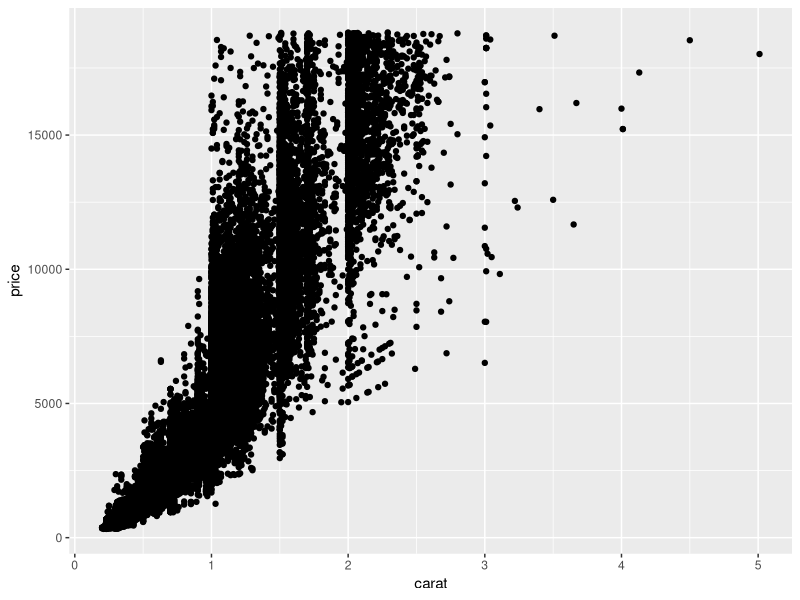
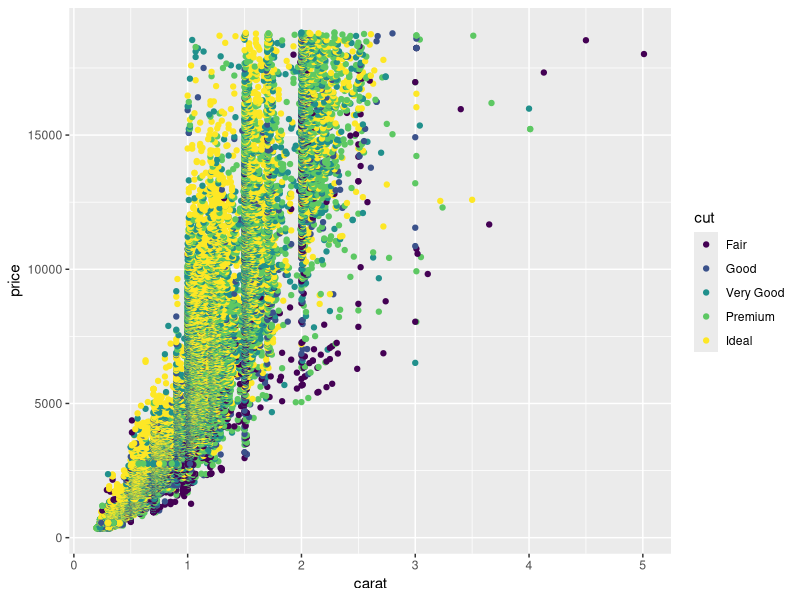
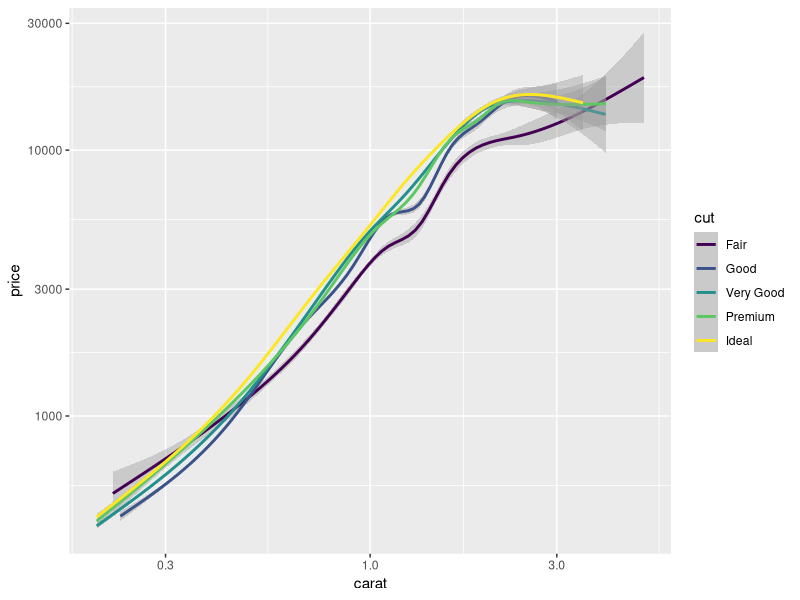
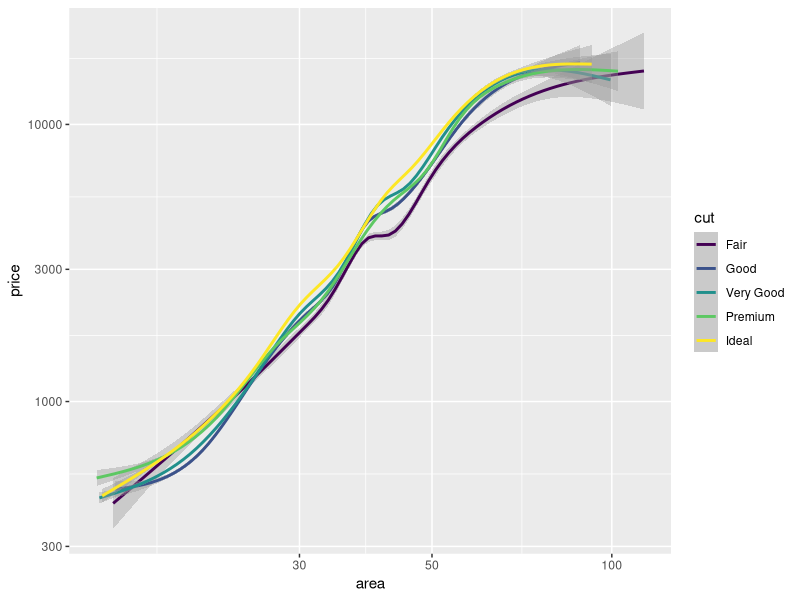
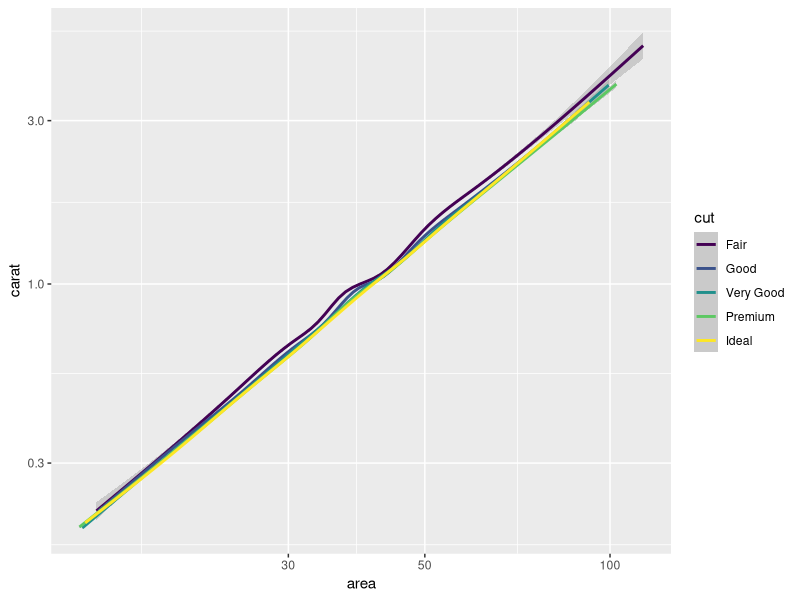
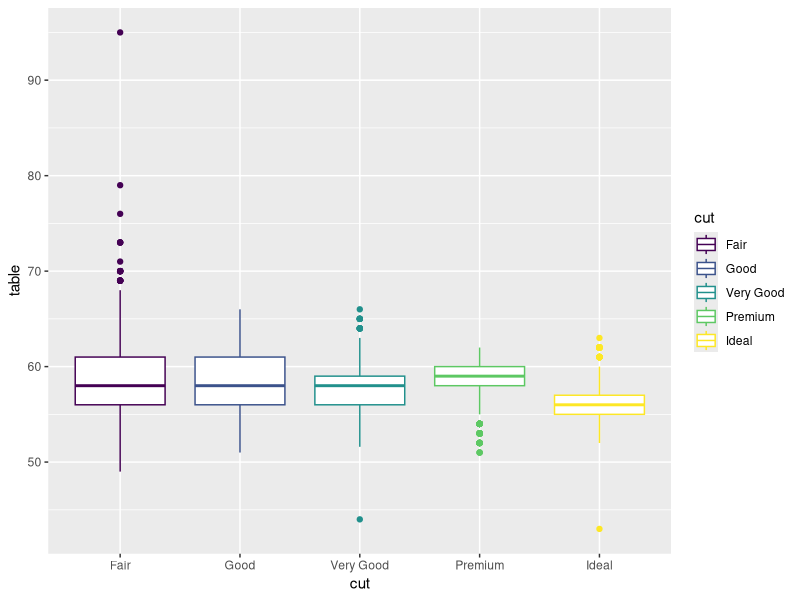
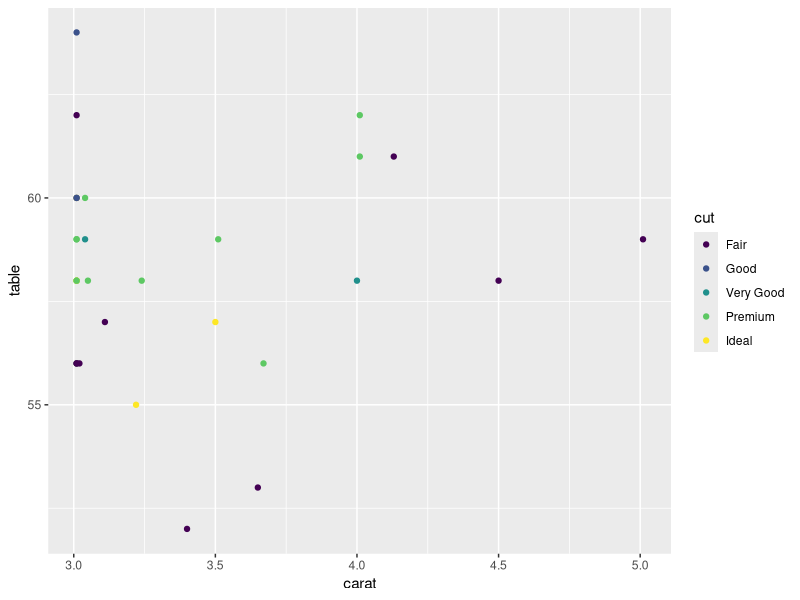
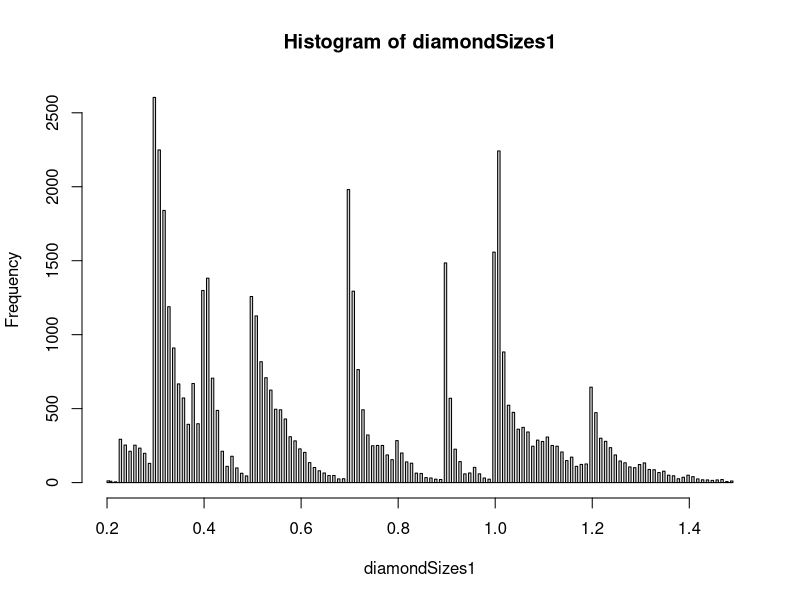

R code for these plots, in order:
## ---- chunk 1
library(tidyverse)
## ---- chunk 2
## TASK: Plot `price` vs `carat` below
## Your code here!
ggplot(diamonds) + 
  geom_point(mapping = aes(x = carat, y = price))
## ---- chunk 3
## TASK: Plot `price`, `carat`, and `cut` below
## Your code here!
ggplot(diamonds) + 
  geom_point(mapping = aes(x = carat, y = price, color = cut))
## ---- chunk 4
## TASK: Plot `price`, `carat`, and `cut` below
## Your code here!
##ggplot(diamonds) + 
##  geom_point(mapping = aes(x = carat, y = price, color = cut) + )
diamonds %>%
  ggplot(aes(carat, price, color = cut)) + 
  geom_smooth() + 
  scale_x_log10() +
  scale_y_log10()
## ---- chunk 5
diamonds$area <- diamonds$x * diamonds$y
diamonds %>%
  filter(area<120 & area > 1) %>% 
  ggplot() + 
  geom_smooth(aes(area, price, color = cut)) + 
  scale_x_log10() +
  scale_y_log10()
## ---- chunk 6
diamonds$area <- diamonds$x * diamonds$y
diamonds %>%
  filter(area<120 & area > 1) %>% 
  ggplot() + 
  geom_smooth(aes(area, carat, color = cut)) + 
  scale_x_log10() +
  scale_y_log10()
## ---- chunk 7
diamonds %>%
  ggplot() + 
  geom_boxplot(aes(cut, table, color = cut))
## ---- chunk 8
diamonds %>% 
  filter(carat > 3) %>% 
  ggplot() + 
  geom_point(aes(carat, table, color = cut))
## ---- chunk 9
diamondSizes <- filter(diamonds, carat<1.5)
diamondSizes1 <- diamondSizes$carat
hist(diamondSizes1, breaks = 400)

## ---- chunk 10
diamonds %>% 
  filter(carat > 1.0 & carat < 1.1) %>% 
  ggplot(aes(x = cut))+
  geom_bar()
## ---- chunk 11
cutBins = c((20:199)/100)
counter <- 0
ratio1 <-  c(1:180)

for (val in cutBins) {
  Cuts <- diamonds %>% 
    filter(carat<val & carat >= (val-0.1)) %>% 
    count(cut)
  ratio1[counter]  <-  (Cuts$n[4] + Cuts$n[5]) / sum(Cuts$n)
  #test <- (Cuts$n[4] + Cuts$n[5]) / sum(Cuts$n)
  counter = counter+1
}
plot(cutBins,ratio1,ylim=0:1,xlab = "Diamond Size (Carats)", ylab = "Ideal and Premium Diamond")

## ---- chunk 12
cutBins = c((20:199)/100)
counter <- 0
ratio1 <-  c(1:180)

for (val in cutBins) {
  Cuts <- diamonds %>% 
    filter(carat<val & carat >= (val-0.1)) %>% 
    count(cut)
  ratio1[counter]  <-  (Cuts$n[5]) / sum(Cuts$n)
  #test <- (Cuts$n[4] + Cuts$n[5]) / sum(Cuts$n)
  counter = counter+1
}
plot(cutBins,ratio1,ylim=0:1,xlab = "Diamond Size (Carats)", ylab = "Ratio of Ideal Diamonds")

## ---- chunk 13
underOne <- diamonds %>%
  filter(carat < 1 & carat >= 0.9)
meanUnder1 = mean(underOne$price)

overOne <- diamonds %>%
  filter(carat < 1.1 & carat >= 1)
meanOver1 = mean(overOne$price)

print(meanUnder1)
print(meanOver1)
